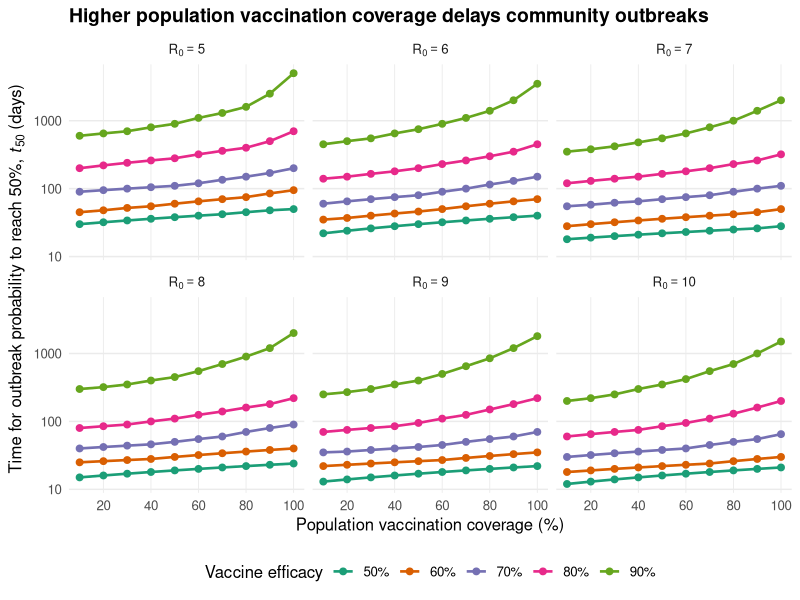

Write R code to recreate this figure.
## ---- chunk 1
#| echo: false
#| label: tbl-ve-r0-offset
#| tbl-cap: "Approximate vaccine efficacy (VE) required to maintain comparable modelled quarantine-related transmission risk at varying levels of viral transmissibility ($R_0$). The model suggests that higher transmissibility requires greater vaccine efficacy to offset the additional risk. Source: Adapted from Zachreson et al. (2022)."
library(knitr)
library(tibble)
library(kableExtra)

table_data <- tibble(
    "Viral Variant Scenario" = c("Pre-Delta Baseline", "Delta Variant", "High Transmissibility", "Extreme Scenario"),
    "Transmissibility Level ($R_0$)" = c("$R_0$ = 3", "$R_0$ ≈ 6", "$R_0$ = 8", "$R_0$ = 10"),
    "Required Vaccine Efficacy (VE)" = c("Baseline (0% VE equivalent)", "≈ 60%", "≈ 70%", "70%–80%")
)

table_data |>
    kable()

## ---- chunk 2
#| echo: false
#| message: false
#| label: fig-outbreak-prob
#| fig-cap: "Modelled time until the probability of a community outbreak reaches 50% ($t_{50}$), across different levels of vaccination coverage, vaccine efficacy, and viral transmissibility ($R_0$). In some scenarios, high vaccination coverage combined with high vaccine efficacy substantially delays the modelled outbreak timeline from approximately 15 days to over 1000 days. Source: Adapted from Zachreson et al. (2022)."
library(tidyverse)
fig4_data <- read_csv("data/fig4.csv")

fig4_data <- fig4_data |>
  rename(VE = `vaccine efficacy`,
         coverage = `vaccination coverage`,
         t50 = `t50_days_estimated`) |>
  mutate(VE = VE * 100,
         coverage = coverage * 100,
         VE = factor(VE),
         R0 = paste0("R[0] == ", R0),
         R0 = factor(R0, levels = c("R[0] == 5", "R[0] == 6", "R[0] == 7", "R[0] == 8", "R[0] == 9", "R[0] == 10"))
         )

ggplot(fig4_data, aes(x = coverage, y = t50, colour = factor(VE), group = VE)) +
  geom_line(linewidth = 0.9) +
  geom_point(size = 2) +
  facet_wrap(
    ~R0,
    labeller = label_parsed,
    nrow = 2
  ) +
  scale_x_continuous(
    limits = c(10, 100),
    breaks = seq(20, 100, by = 20)
  ) +
  scale_y_log10(breaks = c(10, 100, 1000, 10000)) +
  scale_colour_brewer(
    palette = "Dark2",
    name = "Vaccine efficacy",
    labels = c("50%", "60%", "70%", "80%", "90%")
  ) +
  labs(title = "Higher population vaccination coverage delays community outbreaks",
       x = "Population vaccination coverage (%)",
       y = expression(paste("Time for outbreak probability to reach 50%, ", italic(t)[50], " (days)"))
       ) +
  theme_minimal(base_size = 12) +
  theme(plot.title = element_text(face = "bold", size = 14, hjust = 0),
        strip.text = element_text(face = "bold"),
        legend.position = "bottom",
        panel.grid.minor = element_blank(),
        panel.grid.major.y = element_line(linewidth = 0.5),
        panel.grid.major.x = element_line(linewidth = 0.3))
